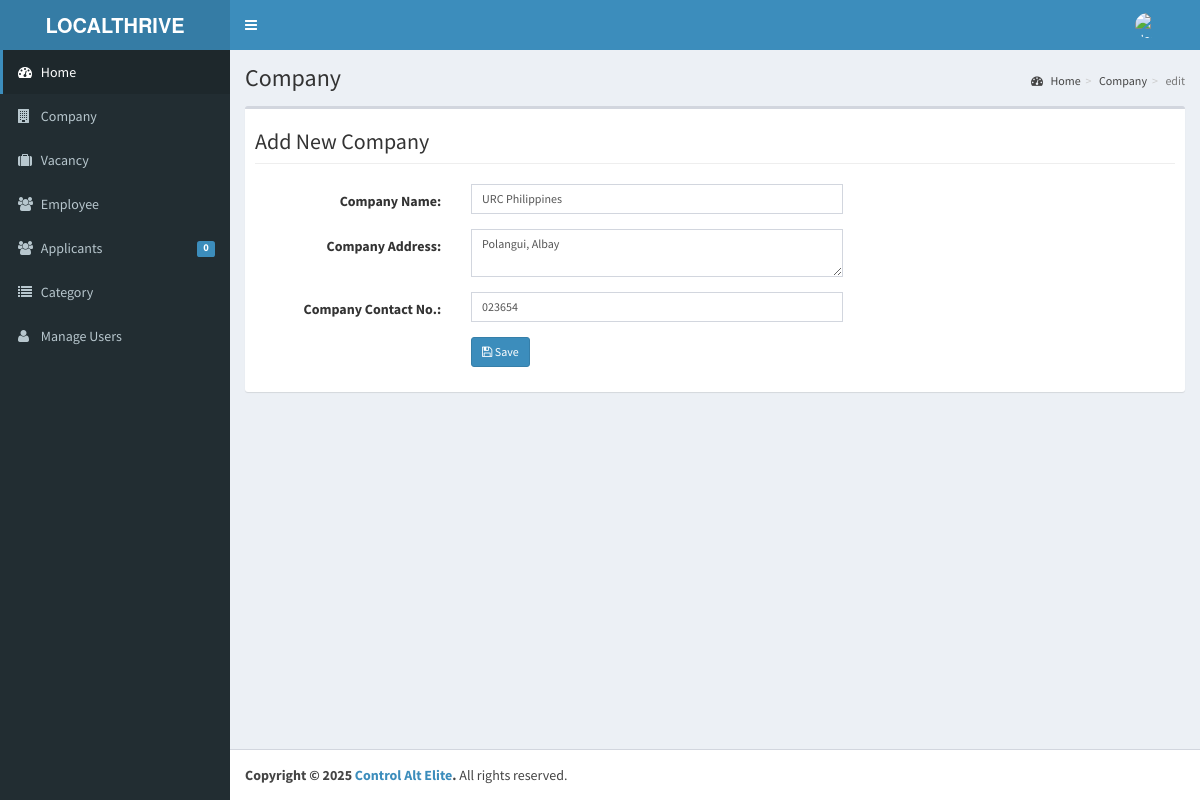
Screenshot of /admin/company/index.php?view=edit&id=2 (signed in) with the database file from the repository.
### tables this page shows
CREATE TABLE `tblcompany` (
  `COMPANYID` int(11) NOT NULL,
  `COMPANYNAME` varchar(90) NOT NULL,
  `COMPANYADDRESS` varchar(90) NOT NULL,
  `COMPANYCONTACTNO` varchar(30) NOT NULL,
  `COMPANYSTATUS` varchar(90) NOT NULL,
  `COMPANYMISSION` text NOT NULL
);

### admin/company/index.php (called while the page is built, shortened)
<?php
require_once ("../theme/templates.php");
?>

### include/database.php (called while the page is built, shortened)
<?php
class Database {
	var $sql_string = '';
	private $conn;
	public function open_connection() {
		$this->conn = mysqli_connect(server,user,pass);
		if(!$this->conn){
			echo "Problem in database connection! Contact administrator!";
			exit();
		}else{
			$db_select = mysqli_select_db($this->conn,database_name);
		}
	}
	function setQuery($sql='') {
		$this->sql_string=$sql;
	}
	function executeQuery() {
		$result = mysqli_query($this->conn,$this->sql_string);
		return $result;
	}
	private function confirm_query($result) {
		return $result;
	}
	function loadSingleResult() {
		$cur = $this->executeQuery();
		while ($row = mysqli_fetch_object($cur)) {
		return $data = $row;
		}
	}
}
$mydb = new Database();
?>

### include/companies.php (called while the page is built, shortened)
<?php
require_once(LIB_PATH.DS.'database.php');
class Company {
	protected static  $tblname = "tblcompany";
	function single_company($id=""){
			global $mydb;
			$mydb->setQuery("SELECT * FROM ".self::$tblname."
				Where COMPANYID= '{$id}' LIMIT 1");
			$cur = $mydb->loadSingleResult();
			return $cur;
	}
}
?>

### admin/company/edit.php (the view, shortened to what this page needs)
<?php
  $companyid = $_GET['id'];
  $company = New Company();
  $res = $company->single_company($companyid);
?>
 <form class="form-horizontal span6" action="controller.php?action=edit" method="POST">
            <div class="row">
         <div class="col-lg-12">
            <h1 class="page-header">Add New Company</h1>
          </div>
       </div>
                  <div class="form-group">
                    <div class="col-md-8">
                      <label class="col-md-4 control-label" for=
                      "COMPANYNAME">Company Name:</label>
                      <div class="col-md-8">
                         <input class="form-control input-sm" id="COMPANYNAME" name="COMPANYNAME" placeholder=
                            "Company Name" type="text" value="<?php echo $res->COMPANYNAME ;?>">
                      </div>
                    </div>
                  </div>
                  <div class="form-group">
                    <div class="col-md-8">
                      <label class="col-md-4 control-label" for=
                      "COMPANYADDRESS">Company Address:</label>
                      <div class="col-md-8">
                        <textarea class="form-control input-sm" id="COMPANYADDRESS" name="COMPANYADDRESS" placeholder=
                            "Company Address" type="text" value="" required  onkeyup="javascript:capitalize(this.id, this.value);" autocomplete="off"><?php echo $res->COMPANYADDRESS ;?></textarea>
                      </div>
                    </div>
                  </div>
                  <div class="form-group">
                    <div class="col-md-8">
                      <label class="col-md-4 control-label" for=
                      "COMPANYCONTACTNO">Company Contact No.:</label>
                      <div class="col-md-8">
                         <input class="form-control input-sm" id="COMPANYCONTACTNO" name="COMPANYCONTACTNO" placeholder=
                            "Company Contact No." type="text" value="<?php echo $res->COMPANYCONTACTNO ;?>">
                      </div>
                    </div>
                  </div>
             <div class="form-group">
                    <div class="col-md-8">
                      <label class="col-md-4 control-label" for=
                      "idno"></label>
                      <div class="col-md-8">
                      <button class="btn btn-primary btn-sm" name="save" type="submit" ><span class="fa fa-save fw-fa"></span> Save</button>
                      </div>
                    </div>
                  </div>
        </form>

### rows the page displays
tblcompany: COMPANYNAME "URC Philippines", COMPANYADDRESS "Polangui, Albay", COMPANYCONTACTNO "023654"

### other values shown
$pending->APPL "0"
$title "Company"
$_GET['view'] "edit"
